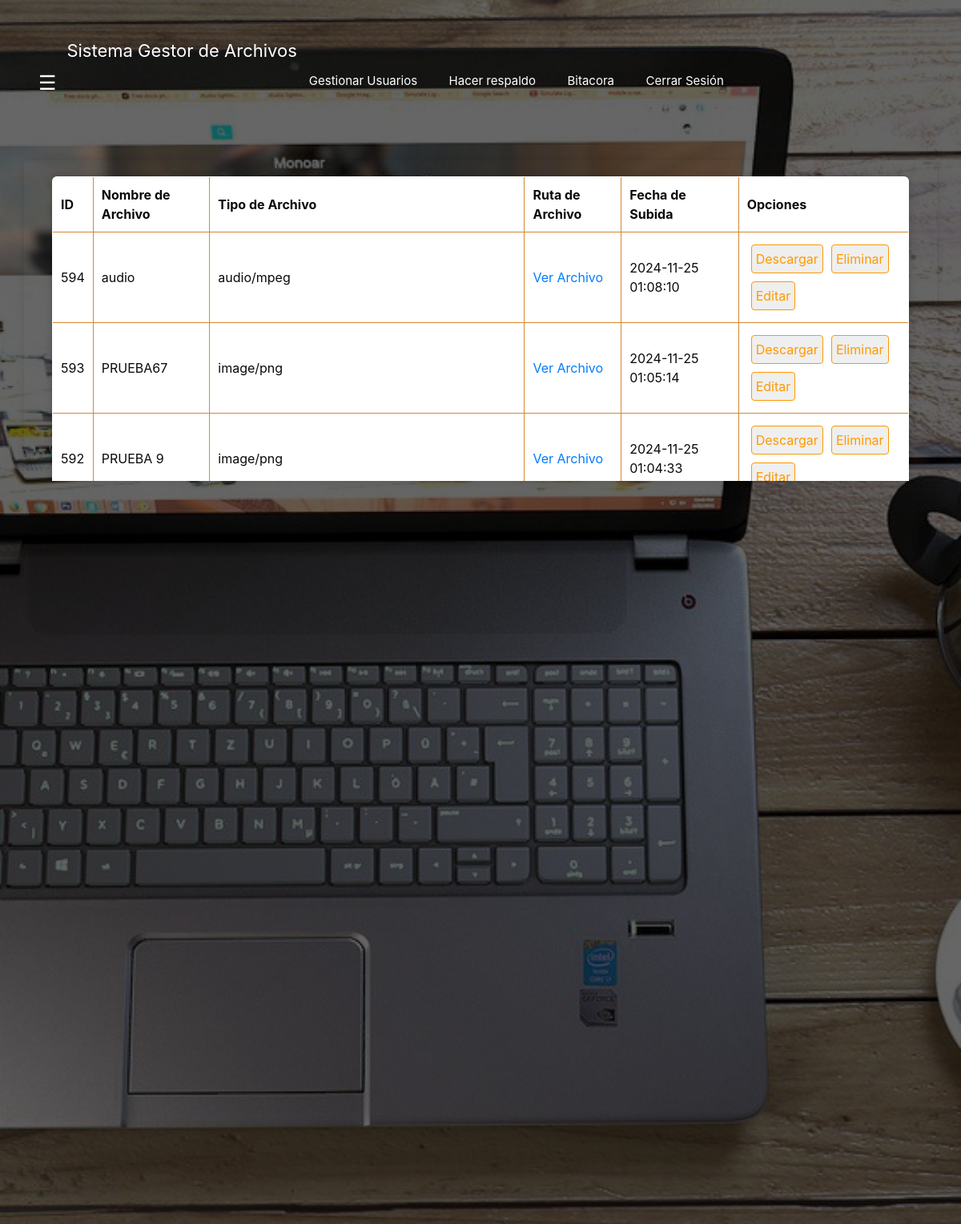
/php/principal.php (signed in), run on an earlier commit of the app's database.
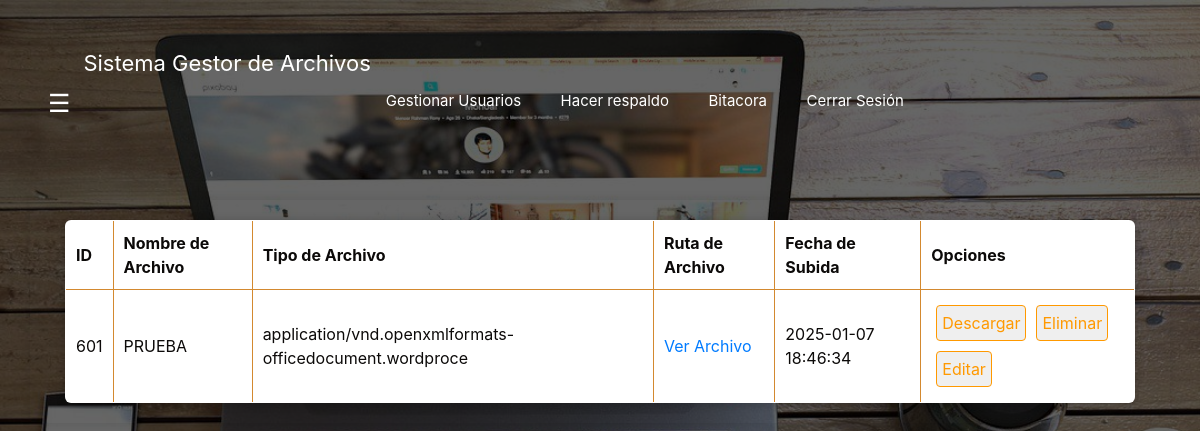
And on a later commit of the database.
### tables this page shows
CREATE TABLE `archivos` (
  `id` int(11) NOT NULL,
  `nombre_archivo` varchar(255) NOT NULL,
  `ruta_archivo` varchar(255) NOT NULL,
  `fecha_subida` timestamp NOT NULL DEFAULT current_timestamp() ON UPDATE current_timestamp(),
  `tipo_archivo` varchar(55) NOT NULL
);

### php/consultar_archivos.php (the view, shortened to what this page needs)
<?php
include 'conexion_be.php';
$query = "SELECT * FROM archivos ORDER BY fecha_subida DESC";
$result = mysqli_query($conexion, $query);
if ($result) {
    while (
        $row = mysqli_fetch_assoc($result)) {
            echo "<tr>";
            echo "<td>" . htmlspecialchars($row['id']) . "</td>";
            echo "<td>" . htmlspecialchars($row['nombre_archivo']) . "</td>";
            echo "<td>" . htmlspecialchars($row['tipo_archivo']) . "</td>";
            echo "<td><a href='" . htmlspecialchars($row['ruta_archivo']) . "' target='_blank'>Ver Archivo</a></td>";
            echo "<td>" . htmlspecialchars($row['fecha_subida']) . "</td>";
            echo "<td>";
            echo "<button onclick='descargarArchivo('" . $row['ruta_archivo'] . "')'>Descargar</button>";
            echo "<button onclick='eliminarArchivo(" . $row['id'] . ")'>Eliminar</button>";
            echo "<button onclick='editarArchivo(" . $row['id'] . ")'>Editar</button>";
            echo "</td>";
            echo "</tr>";
        }
        }
            else {
                echo "Error al realizar la consulta: " . mysqli_error($conexion); }
?>

### php/cabecera.php (shortened to what this page needs)
<!DOCTYPE html>
<html lang="en">
<head>
    <link rel="stylesheet" href="../assets/css/style.css">
    <link href="https://cdn.jsdelivr.net/npm/bootstrap@5.1.0/dist/css/bootstrap.min.css" rel="stylesheet">
</head>
</html>

### php/principal.php (shortened to what this page needs)
<?php
include 'registrar_accion.php';
include 'cabecera.php';
?>
<!DOCTYPE html>
<html lang="es">
<head>
    <link href="https://maxcdn.bootstrapcdn.com/bootstrap/4.0.0/css/bootstrap.min.css" rel="stylesheet">
</head>
<body class="body_dashboard">
    <div class="container table-container">
    <table class="tabla">
        <thead>
            <tr>
                <th>ID</th>
                <th>Nombre de Archivo</th>
                <th>Tipo de Archivo</th>
                <th>Ruta de Archivo</th>
                <th>Fecha de Subida</th>
                <th>Opciones</th>
            </tr>
        </thead>
        <tbody id="tabla-archivos">
            <?php
            include 'consultar_archivos.php';
            ?>
        </tbody>
    </table>
    </div>
    <header class="header">
      <div class="container">
        <div class="btn-menu">
          <label for="btn-menu">☰</label>
        </div>
        <div class="logo">
          <h1>Sistema Gestor de Archivos</h1>
        </div>
        <nav class="menu">
          <a href="gestion_usuarios.php">Gestionar Usuarios</a>
          <a><button onclick="confirmBackup()" class="logout_btn">Hacer respaldo</button> </a>
          <a href="ver_bitacora.php">Bitacora</a>
          <a><button onclick="confirmLogout()" class="logout_btn">Cerrar Sesión</button></a>
        </nav>
      </div>
    </header>
    <div class="capa">
    </div>
  </body>
</html>

### assets/css/style.css (style rules this page uses)
:root { --primary-color: rgb(255, 188, 105); --primary-color-dark: #d3892f; --text-dark: #0c0a09; --text-light: #717171; --white: #ffffff; --max-width: 1200px; }
* { margin: 0; padding: 0; box-sizing: border-box; text-decoration: none; }
label { padding: 3px; display: block; margin-bottom: 5px; color: #d3892f; }
.header { width: 100%; height: 100px; position: fixed; top: 0; left: 0; }
.container { width: 90%; max-width: 1200px; margin: 50px auto 0; }
.container .btn-menu, .logo { float: left; line-height: 100px; }
.container .btn-menu label { color: #fff; font-size: 25px; cursor: pointer; }
.logo h1 { color: #fff; font-weight: 400; font-size: 22px; margin-left: 10px; }
.container .menu { float: right; line-height: 100px; }
.container .menu a { display: inline-block; padding: 15px; line-height: normal; text-decoration: none; color: #fff; transition: all 0.3s ease; border-bottom: 2px solid transparent; font-size: 15px; margin-right: 5px; }
.container { width: 100%; display: flex; max-width: 1100px; }
.capa { position: fixed; width: 100%; height: 100vh; background: rgba(0, 0, 0, 0.6); z-index: -1; top: 0; left: 0; }

### php/principal.php (style rules this page uses)
.body_dashboard { background-image: url(../assets/image/photo_5033033224133127559_y.jpg); background-attachment: fixed; background-size: cover; background-position: center; background-repeat: no-repeat; }
table { border-collapse: collapse; width: 100%; margin: 20px; border-radius: 6px; overflow: hidden; background: #fff; box-shadow: 0px 1px 10px rgba(0,0,0,0.2); cursor: default; transition: all 400ms ease; margin-top: 20px; }
table, th, td { border: 1px solid black; border-color: #d3892f; }
th, td { padding: 10px; text-align: left; color: #0c0a09; }
.tabla button { text-decoration: none; display: inline-block; padding: 5px; color: #ff9900; border: 1px solid #ff9900; border-radius: 4px; transition: all 400ms ease; margin: 5px; }
.logout_btn { background: none; border: none; color: #ffffff; }
.table-container { max-height: 400px; overflow-y: scroll; border: none; margin-top: 200px; margin-bottom: 5px; box-shadow: 0 0 10px rgba(0, 0, 0, 0.1); }

What changed in the data, as far as the page shows it:
removed archivos: id "594", nombre_archivo "audio", tipo_archivo "audio/mpeg", fecha_subida "2024-11-25 01:08:10"
removed archivos: id "593", nombre_archivo "PRUEBA67", tipo_archivo "image/png", fecha_subida "2024-11-25 01:05:14"
removed archivos: id "592", nombre_archivo "PRUEBA 9", tipo_archivo "image/png", fecha_subida "2024-11-25 01:04:33"
added archivos: id "601", nombre_archivo "PRUEBA", tipo_archivo "application/vnd.openxmlformats-officedocument.wordproce", fecha_subida "2025-01-07 18:46:34"
